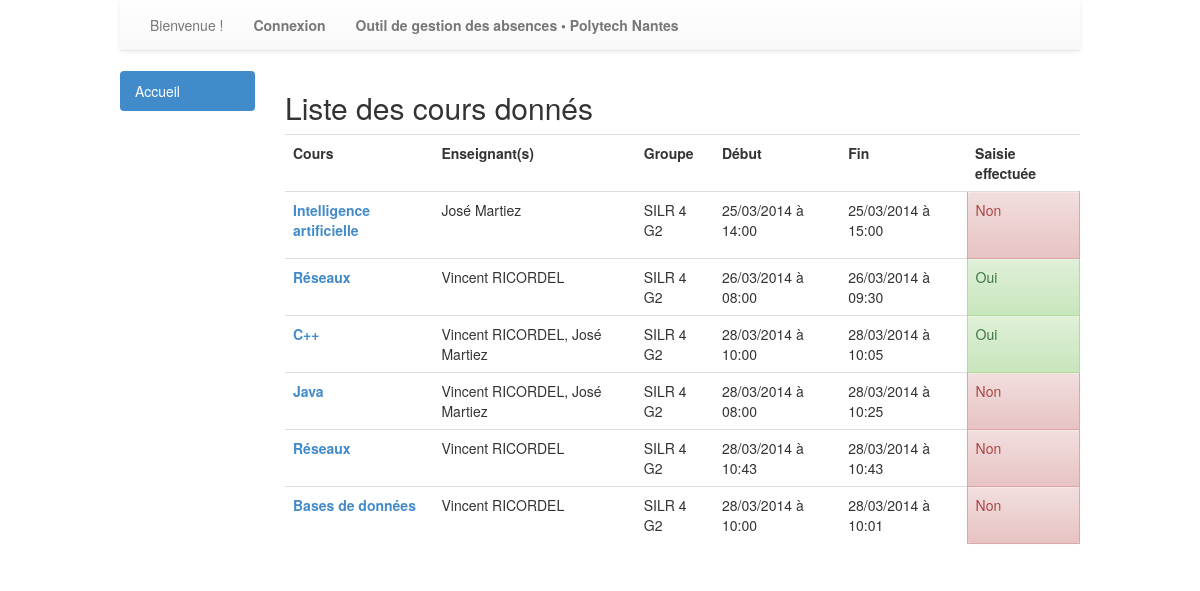
Before: /absences/cours/liste/ with the older database file.
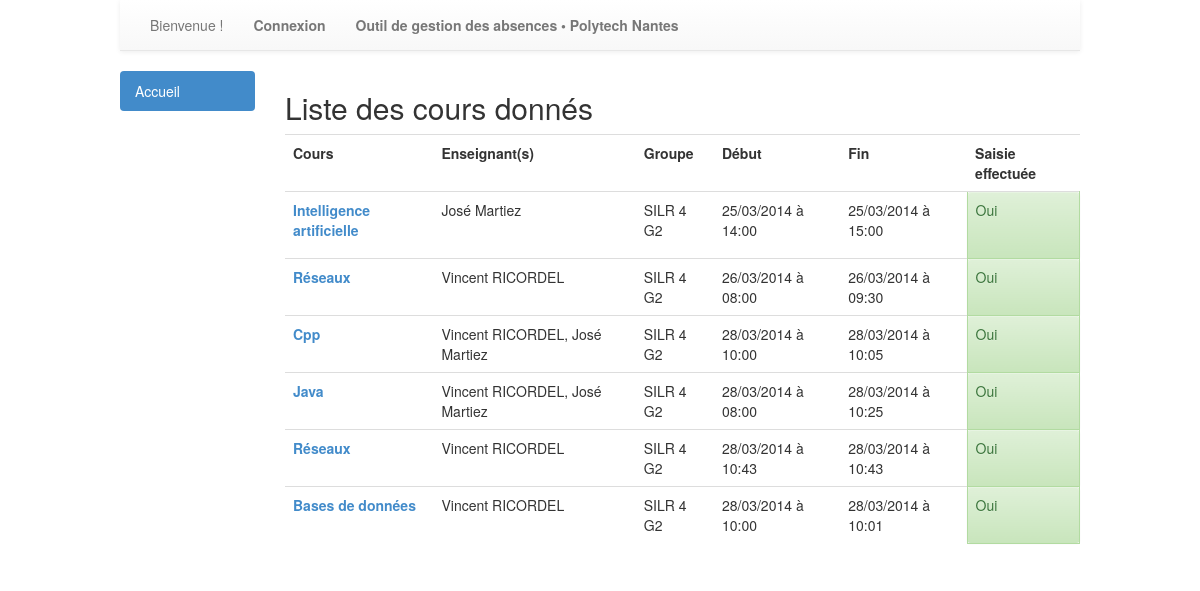
After: the same page with the newer database file.
### absences/models.py (models this page shows, shortened)
class Cours (models.Model):
	dateDebut = models.DateTimeField(auto_now = False, auto_now_add = False)
	dateFin = models.DateTimeField(auto_now = False, auto_now_add = False)
	saisieEffectuee = models.BooleanField(default = False)
	matiere = models.ForeignKey(Matiere)
	donne_a = models.ManyToManyField(Groupe, related_name='donne_a')
	donne_par = models.ManyToManyField(Enseignant, related_name = 'donne_par')

class Matiere (models.Model):
	intitule = models.CharField(max_length = 200)

### absences/views.py (the view)
class CoursListView(ListView):
	model = Cours
	context_object_name = 'listeCours'
	template_name = 'absences/listeCours.html'
	paginate_by = 10

### absences/context_processor.py (called while the page is built, shortened)
def getNombres (request):
	nb = {}
	nb['absences'] = 0
	nb['nonSaisis'] = 0
	try:
		etudiant = Etudiant.objects.get(user=request.user)
		nb['absences'] = Absence.objects.filter(etudiant = etudiant, justifie = False).count()
	except:
		nb['absences'] = 0
		try:
			enseignant = Enseignant.objects.get(user=request.user)
			cours = Cours.objects.filter(donne_par = enseignant, saisieEffectuee = False, dateFin__lte = datetime.now())
			nb['nonSaisis'] = cours.count()
		except:
			nb['nonSaisis'] = 0
	return {'nb':nb}

def determinerGroupe(request):
	groupeUtilisateur = {}
	groupeUtilisateur['etudiant'] = None
	groupeUtilisateur['secretaire'] = None
	groupeUtilisateur['enseignant'] = None
	try:
		groupes = request.user.groups.all()
	except:
		groupeUtilisateur['etudiant'] = None
		groupeUtilisateur['secretaire'] = None
		groupeUtilisateur['enseignant'] = None
	return {'groupeUtilisateur':groupeUtilisateur}

### absences/templates/absences/listeCours.html (shortened to what this page needs)
{% extends 'general.html' %}
{%block content %}
<h2>Liste des cours donnés</h2>
<table class="table table-hover">
	<tr>
		<th>Cours</th>
		<th>Enseignant(s)</th>
		<th>Groupe</th>
		<th>Début</th>
		<th>Fin</th>
		{% if nonRenseignes %}
			<th>Saisir les absence</th>
		{% else %}
			<th>Saisie effectuée</th>
		{% endif %}
	</tr>
{% for cours in listeCours %}
	<tr>
		<td><p><strong><a href="{% url 'absences:consultationCours' cours.id %}" title="Voir les absences">{{cours.matiere.intitule}}</a></strong></p></td>
		<td>{% for enseignant in cours.donne_par.all %} {{enseignant.user.first_name}} {{enseignant.user.last_name}}{% if not forloop.last %}, {%endif%}{% endfor %}</td>
		<td>{% for groupe in cours.donne_a.all %} {{groupe.nom}}{% if not forloop.last %}, {%endif%}{% endfor %}</td>
		<td>{{cours.dateDebut|date:"d/m/Y"}} à {{cours.dateDebut|time:"H:i"}}</td>
		<td>{{cours.dateFin|date:"d/m/Y"}} à {{cours.dateFin|time:"H:i"}}</td>
		{% if not nonRenseignes %}
			{% if cours.saisieEffectuee %}
				<td class="alert alert-success">Oui</td>
			{% else %}
				<td class="alert alert-danger">Non</td>
			{% endif %}
		{% else %}
			<td><a href="{% url 'absences:saisieAbsences' cours.id %}"><button type="button" class="btn btn-default"><span class="glyphicon glyphicon-pencil"></span> Saisir les absences</button></a></td>
		{% endif %}
	</tr>
	{%empty%}
	<tr>
		<td colspan="6">Aucun cours ne correspond à cette date</td>
	</tr>
{% endfor %}
</table>
{%endblock %}

Changed rows visible on the page:
changed Cours "Intelligence artificielle": saisieEffectuee "Non" → "Oui"
changed through a linked row, Cours: matiere.intitule "C++" → "Cpp"
changed Cours "Java": saisieEffectuee "Non" → "Oui"
changed Cours (number 5 of 6 on the later page): saisieEffectuee "Non" → "Oui"
changed Cours "Bases de données": saisieEffectuee "Non" → "Oui"
